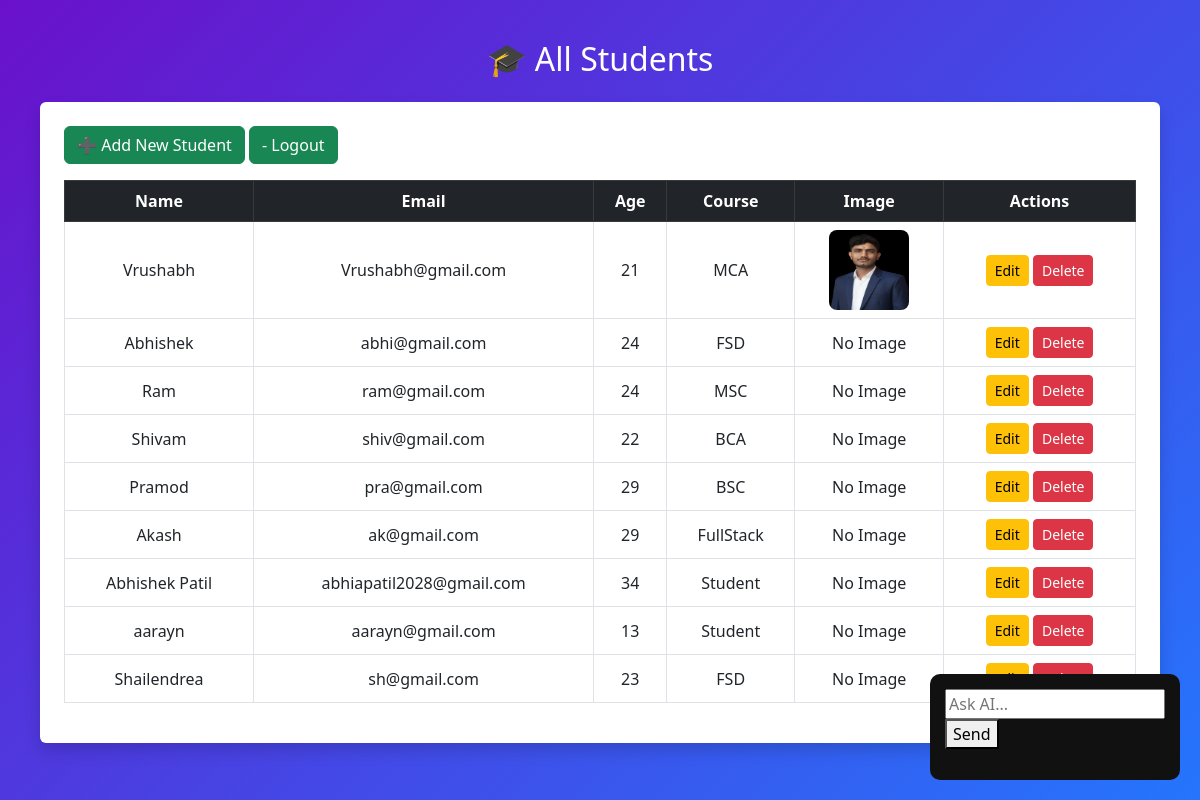
The page / on the database its author committed.
### students/models.py (models this page shows, shortened)
class Student(models.Model):
    name = models.CharField(max_length=100)
    email = models.EmailField(unique=True)
    age = models.IntegerField()
    course = models.CharField(max_length=50)
    images = models.ImageField(upload_to='students/', null=True, blank=True)

### students/views.py (the view)
# urls.py: path('', views.list_students, name='list_student'),
def list_students(request):
    students = Student.objects.all()
    return render(request, 'list_student.html', {'students': students})

### students/templates/list_student.html (shortened to what this page needs)
<!DOCTYPE html>
<html lang="en">
<head>
    <link href="https://cdn.jsdelivr.net/npm/bootstrap@5.3.0/dist/css/bootstrap.min.css" rel="stylesheet">
</head>
<body style="background: linear-gradient(135deg, #6a11cb, #2575fc); min-height: 100vh; padding: 40px;">
    <h2 class="text-center text-white mb-4">🎓 All Students</h2>
    <div class="container p-4 bg-white rounded shadow">
        <a href="{% url 'add_student' %}" class="btn btn-success mb-3">➕ Add New Student</a>
        <a href="{% url 'logout' %}" class="btn btn-success mb-3">- Logout</a>
        <table class="table table-bordered table-hover text-center align-middle">
            <thead class="table-dark">
                <tr>
                    <th>Name</th>
                    <th>Email</th>
                    <th>Age</th>
                    <th>Course</th>
                    <th>Image</th>
                    <th>Actions</th>
                </tr>
            </thead>
            <tbody>
                {% for s in students %}
                <tr>
                    <td>{{ s.name }}</td>
                    <td>{{ s.email }}</td>
                    <td>{{ s.age }}</td>
                    <td>{{ s.course }}</td>
                    <td>
                        {% if s.images %}
                            <img src="{{ s.images.url }}" width="80" height="80" style="border-radius: 8px;">
                        {% else %}
                            <span>No Image</span>
                        {% endif %}
                    </td>
                    <td>
                        <a href="{% url 'update_student' s.id %}" class="btn btn-warning btn-sm">Edit</a>
                        <a href="{% url 'delete_student' s.id %}" class="btn btn-danger btn-sm"
                           onclick="return confirm('Are you sure?');">Delete</a>
                    </td>
                </tr>
                {% endfor %}
            </tbody>
        </table>
    </div>
    <div style="position:fixed;bottom:20px;right:20px;background:#111;padding:15px;border-radius:10px;color:white;width:250px;">
    <input id="msg" placeholder="Ask AI..." style="width:100%;">
    <button onclick="sendAI()">Send</button>
</div>
</body>
</html>

### rows shown on the page
Student: name "Vrushabh", email "Vrushabh@gmail.com", age "21", course "MCA", images (picture)
Student: name "Abhishek", email "abhi@gmail.com", age "24", course "FSD", images "No Image"
Student: name "Ram", email "ram@gmail.com", age "24", course "MSC", images "No Image"
Student: name "Shivam", email "shiv@gmail.com", age "22", course "BCA", shows "No Image"
Student: name "Pramod", email "pra@gmail.com", age "29", course "BSC", shows "No Image"
Student: name "Akash", email "ak@gmail.com", age "29", course "FullStack", shows "No Image"
Student: name "Abhishek Patil", email "abhiapatil2028@gmail.com", age "34", course "Student", images "No Image"
Student: name "aarayn", email "aarayn@gmail.com", age "13", course "Student", images "No Image"
Student: name "Shailendrea", email "sh@gmail.com", age "23", course "FSD", images "No Image"
